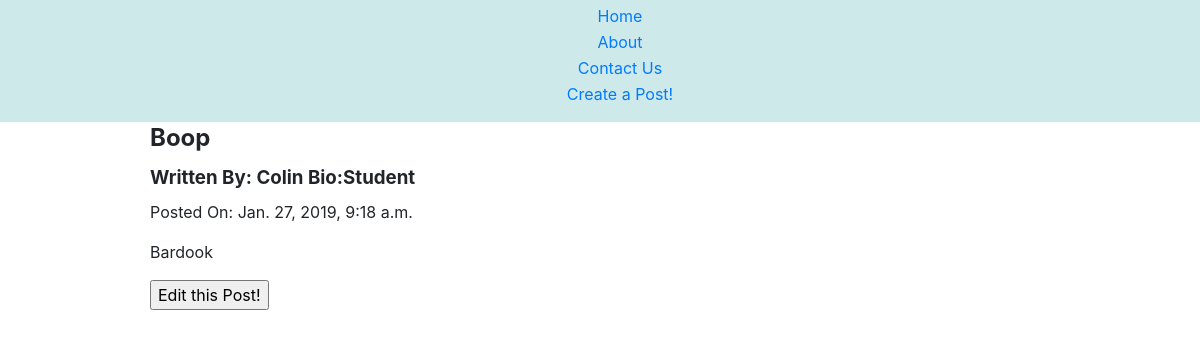
The page /blog/6/ on the database its author committed.
### blog/models.py (models this page shows, shortened)
class Post(models.Model):
    title = models.CharField(max_length=50)
    description = models.CharField(max_length=300)
    author = models.ForeignKey(Author, on_delete=models.CASCADE)
    creation_date = models.DateTimeField('date created')

class Author(models.Model):
    author_name = models.CharField(max_length=30)
    bio = models.CharField(max_length=300)
    def __str__(self):
        return self.author_name + " Bio:" + self.bio

### blog/views.py (the view)
# urls.py: path('blog/<int:post_id>/', views.details, name='detail'),
def details(request, post_id):
    post = Post.objects.get(pk=post_id)
    context = {'post':post}
    return render(request, 'blog/detail.html', context)

### blog/templates/blog/detail.html
{% load static %}
<head>
    <link rel="stylesheet" href="{% static 'blog/bootstrap-reboot.css' %}">
</head>
    <nav>
        <ul>
            <li><a href="/">Home</a></li>
            <li><a href="#">About</a></li>
            <li><a href="#">Contact Us</a></li>
            <li><a href="/blog/creation"> Create a Post! </a></li>
        </ul>
    </nav>
<main>
    <h2>
        {{ post.title }}
    </h2>
    <h3>
        Written By: {{post.author}}
    </h3>
    <p>
        Posted On: {{post.creation_date}}
    </p>
    <p>
        {{post.description}}
    </p>
    <form action="/blog/{{ post.id }}/edit">
        <input type="submit" value="Edit this Post!" />
    </form>
</main>

### rows shown on the page
Post: title "Boop", author "Colin Bio:Student", creation_date "Jan. 27, 2019, 9:18 a.m.", description "Bardook"
